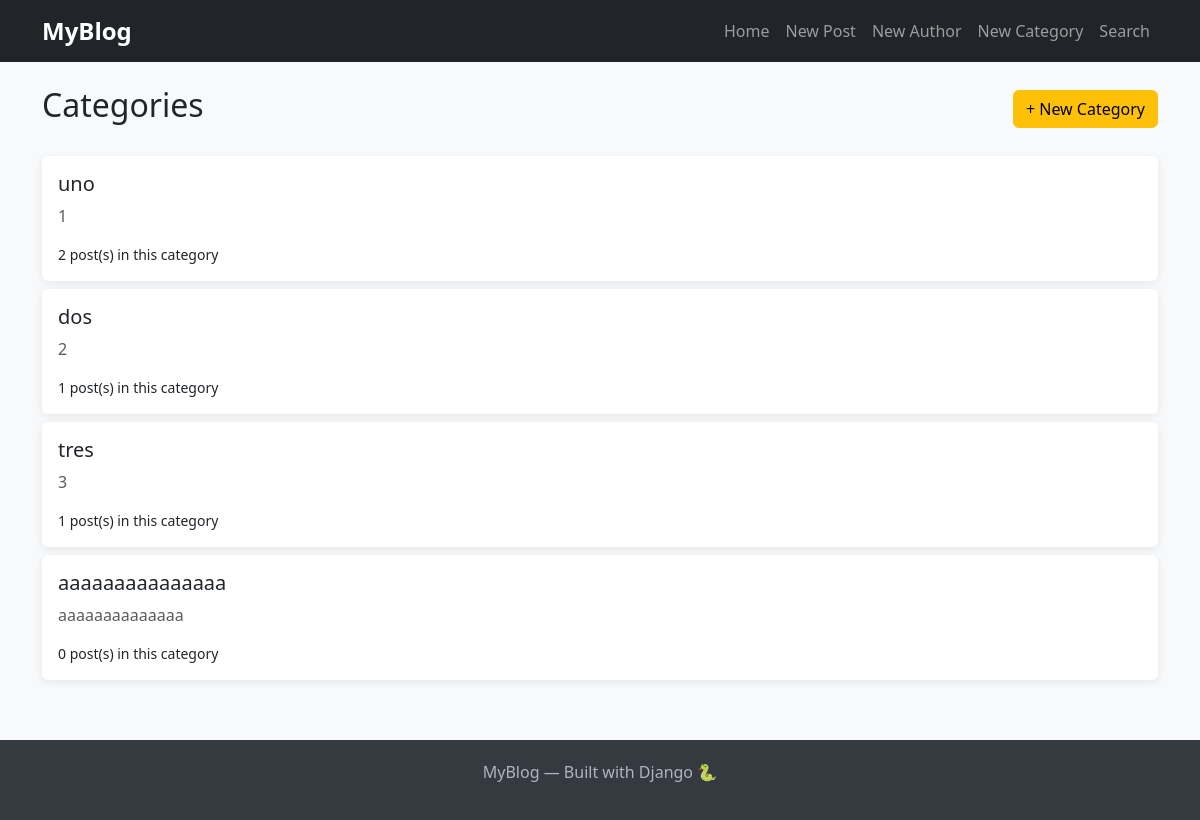
Page /categories/ on the committed database.
### blog/models.py (models this page shows, shortened)
class Category(models.Model):
    name = models.CharField(max_length=100)
    description = models.TextField(blank=True)
    class Meta:
        verbose_name_plural = "Categories"

### blog/views.py (the view)
# urls.py: path('categories/', views.category_list, name='category_list'),
def category_list(request):
    categories = Category.objects.all()
    return render(request, 'blog/category_list.html', {'categories': categories, 'title': 'Categories'})

### blog/templates/blog/category_list.html (shortened to what this page needs)
{% extends "blog/base.html" %}
{% block content %}
<div class="d-flex justify-content-between align-items-center mb-4">
    <h2> Categories</h2>
    <a href="{% url 'create_category' %}" class="btn btn-warning">+ New Category</a>
</div>
{% if categories %}
    {% for category in categories %}
    <div class="card mb-2 p-3">
        <h5>{{ category.name }}</h5>
        <p class="text-muted">{{ category.description }}</p>
        <small>{{ category.posts.count }} post(s) in this category</small>
    </div>
    {% endfor %}
{% else %}
    <div class="alert alert-info">No categories yet.</div>
{% endif %}
{% endblock %}

### blog/templates/blog/base.html (style rules this page uses)
body { background-color: #f8f9fa; }
.card { border: none; box-shadow: 0 2px 8px rgba(0,0,0,0.08); }

### rows in the picture
Category: name "uno", description "1", posts.count "2"
Category: name "dos", description "2", posts.count "1"
Category: name "tres", description "3", posts.count "1"
Category: name "aaaaaaaaaaaaaaa", description "aaaaaaaaaaaaaa", posts.count "0"
